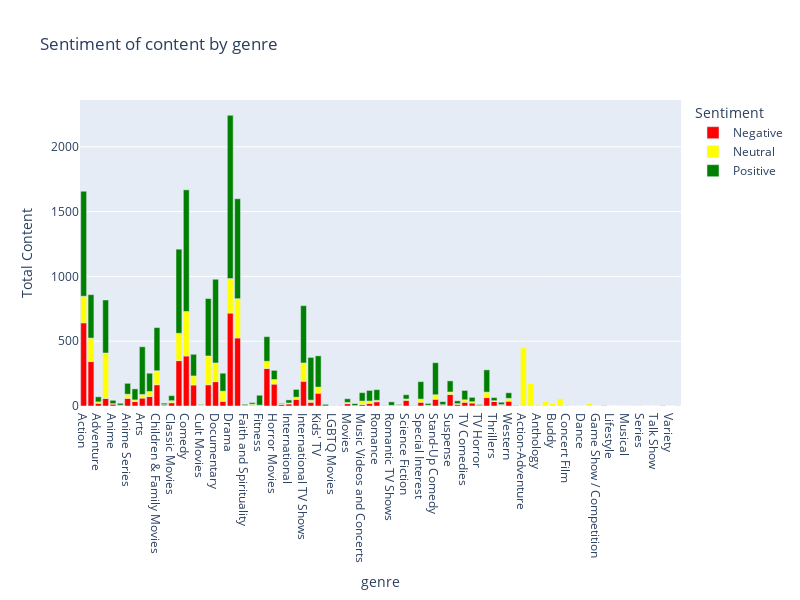

The notebook cell this image was saved under:
### Markdown cell above
TEXT ANALYSIS

### Code cell
#TOKENIZATION , POLARITY CALCULATION ASSIGN SENTIMENT TOKENS
dfx = df1[['genre', 'description']] 

sentiments = []
for index, row in dfx.iterrows():
    testimonial = TextBlob(row['description'])
    p = testimonial.sentiment.polarity
    if p == 0:
        sent = 'Neutral'
    elif p > 0:
        sent = 'Positive'
    else:
        sent = 'Negative'
    sentiments.append(sent)

dfx['Sentiment'] = sentiments

# Group by genre and sentiment, and calculate the total content
dfx = dfx.groupby(['genre', 'Sentiment']).size().reset_index(name='Total Content')  

colors = {'Positive': 'green', 'Negative': 'red', 'Neutral': 'YELLOW'}

# Plot using Plotly
fig4 = px.bar(dfx, x="genre", y="Total Content", color="Sentiment", title="Sentiment of content by genre", 
              color_discrete_map=colors)  # Applying custom color palette
fig4.update_layout(
    width=800,  #  width 
    height=600,  # height 
)
fig4.show()

### Figure 1 — Plotly figure (JSON) as saved in the notebook; plotly's stock layout.template omitted (floating-point values rounded to 4 significant figures)
{"data": [{"alignmentgroup": "True", "hovertemplate": "Sentiment=Negative<br>genre=%{x}<br>Total Content=%{y}<extra></extra>", "legendgroup": "Negative", "marker": {"color": "red", "pattern": {"shape": ""}}, "name": "Negative", "offsetgroup": "Negative", "orientation": "v", "showlegend": true, "textposition": "auto", "type": "bar", "x": ["Action", "Action & Adventure", "Adventure", "Animation", "Anime", "Anime Features", "Anime Series", "Arthouse", "Arts", "British TV Shows", "Children & Family Movies", "Classic & Cult TV", "Classic Movies", "Comedies", "Comedy", "Crime TV Shows", "Cult Movies", "Documentaries", "Documentary", "Docuseries", "Drama", "Dramas", "Faith and Spirituality", "Fantasy", "Fitness", "Horror", "Horror Movies", "Independent Movies", "International", "International Movies", "International TV Shows", "Kids", "Kids' TV", "LGBTQ", "LGBTQ Movies", "Military and War", "Movies", "Music & Musicals", "Music Videos and Concerts", "Reality TV", "Romance", "Romantic Movies", "Romantic TV Shows", "Sci-Fi & Fantasy", "Science Fiction", "Spanish-Language TV Shows", "Special Interest", "Sports", "Stand-Up Comedy", "Stand-Up Comedy & Talk Shows", "Suspense", "TV Action & Adventure", "TV Comedies", "TV Dramas", "TV Horror", "TV Shows", "Thrillers", "Unscripted", "Western", "Young Adult Audience"], "xaxis": "x", "y": [642, 343, 21, 58, 15, 3, 59, 34, 61, 73, 164, 7, 25, 350, 386, 162, 5, 164, 188, 36, 717, 525, 1, 5, 4, 290, 169, 12, 16, 51, 191, 29, 99, 1, 1, 3, 18, 1, 11, 20, 33, 2, 3, 5, 44, 1, 29, 2, 52, 6, 89, 13, 29, 23, 6, 65, 35, 4, 37, 1], "yaxis": "y"}, {"alignmentgroup": "True", "hovertemplate": "Sentiment=Neutral<br>genre=%{x}<br>Total Content=%{y}<extra></extra>", "legendgroup": "Neutral", "marker": {"color": "YELLOW", "pattern": {"shape": ""}}, "name": "Neutral", "offsetgroup": "Neutral", "orientation": "v", "showlegend": true, "textposition": "auto", "type": "bar", "x": ["Action", "Action & Adventure", "Action-Adventure", "Adventure", "Animals & Nature", "Animation", "Anime", "Anime Features", "Anime Series", "Anthology", "Arthouse", "Arts", "Biographical", "British TV Shows", "Buddy", "Children & Family Movies", "Classic & Cult TV", "Classic Movies", "Comedies", "Comedy", "Coming of Age", "Concert Film", "Crime", "Crime TV Shows", "Cult Movies", "Dance", "Documentaries", "Documentary", "Docuseries", "Drama", "Dramas", "Faith and Spirituality", "Family", "Fantasy", "Fitness", "Game Show / Competition", "Historical", "Horror", "Horror Movies", "Independent Movies", "International", "International Movies", "International TV Shows", "Kids", "Kids' TV", "Lifestyle", "Military and War", "Movies", "Music", "Music & Musicals", "Music Videos and Concerts", "Musical", "Reality", "Reality TV", "Romance", "Romantic TV Shows", "Sci-Fi & Fantasy", "Science Fiction", "Series", "Special Interest", "Sports", "Stand-Up Comedy", "Stand-Up Comedy & Talk Shows", "Suspense", "TV Action & Adventure", "TV Comedies", "TV Dramas", "TV Sci-Fi & Fantasy", "TV Shows", "Talk Show", "Talk Show and Variety", "Thrillers", "Unscripted", "Variety", "Western"], "xaxis": "x", "y": [205, 181, 450, 11, 173, 351, 3, 3, 32, 11, 13, 28, 34, 39, 20, 108, 3, 16, 211, 343, 56, 7, 3, 70, 3, 1, 222, 144, 78, 266, 303, 3, 20, 9, 2, 1, 3, 55, 35, 3, 7, 17, 141, 16, 47, 1, 1, 10, 1, 2, 27, 2, 4, 18, 11, 2, 4, 10, 3, 24, 4, 35, 4, 19, 5, 19, 10, 1, 42, 1, 1, 6, 7, 1, 22], "yaxis": "y"}, {"alignmentgroup": "True", "hovertemplate": "Sentiment=Positive<br>genre=%{x}<br>Total Content=%{y}<extra></extra>", "legendgroup": "Positive", "marker": {"color": "green", "pattern": {"shape": ""}}, "name": "Positive", "offsetgroup": "Positive", "orientation": "v", "showlegend": true, "textposition": "auto", "type": "bar", "x": ["Action", "Action & Adventure", "Adventure", "Animation", "Anime", "Anime Features", "Anime Series", "Arthouse", "Arts", "British TV Shows", "Children & Family Movies", "Classic & Cult TV", "Classic Movies", "Comedies", "Comedy", "Crime TV Shows", "Cult Movies", "Documentaries", "Documentary", "Docuseries", "Drama", "Dramas", "Faith and Spirituality", "Fantasy", "Fitness", "Historical", "Horror", "Horror Movies", "Independent Movies", "International", "International Movies", "International TV Shows", "Kids", "Kids' TV", "LGBTQ", "Military and War", "Movies", "Music & Musicals", "Music Videos and Concerts", "Reality TV", "Romance", "Romantic Movies", "Romantic TV Shows", "Sci-Fi & Fantasy", "Science Fiction", "Spanish-Language TV Shows", "Special Interest", "Sports", "Sports Movies", "Stand-Up Comedy", "Stand-Up Comedy & Talk Shows", "Suspense", "TV Action & Adventure", "TV Comedies", "TV Dramas", "TV Horror", "TV Shows", "Talk Show and Variety", "Thrillers", "Unscripted", "Western", "Young Adult Audience"], "xaxis": "x", "y": [810, 335, 39, 409, 26, 15, 84, 85, 368, 141, 333, 12, 39, 649, 939, 167, 4, 443, 646, 139, 1260, 771, 9, 12, 77, 2, 190, 71, 5, 24, 60, 442, 330, 241, 12, 1, 28, 15, 65, 82, 82, 1, 27, 4, 33, 1, 135, 14, 1, 247, 24, 86, 22, 72, 34, 5, 172, 2, 24, 18, 43, 2], "yaxis": "y"}], "layout": {"barmode": "relative", "height": 600, "legend": {"title": {"text": "Sentiment"}, "tracegroupgap": 0}, "title": {"text": "Sentiment of content by genre"}, "width": 800, "xaxis": {"anchor": "y", "domain": [0, 1], "title": {"text": "genre"}}, "yaxis": {"anchor": "x", "domain": [0, 1], "title": {"text": "Total Content"}}}}
